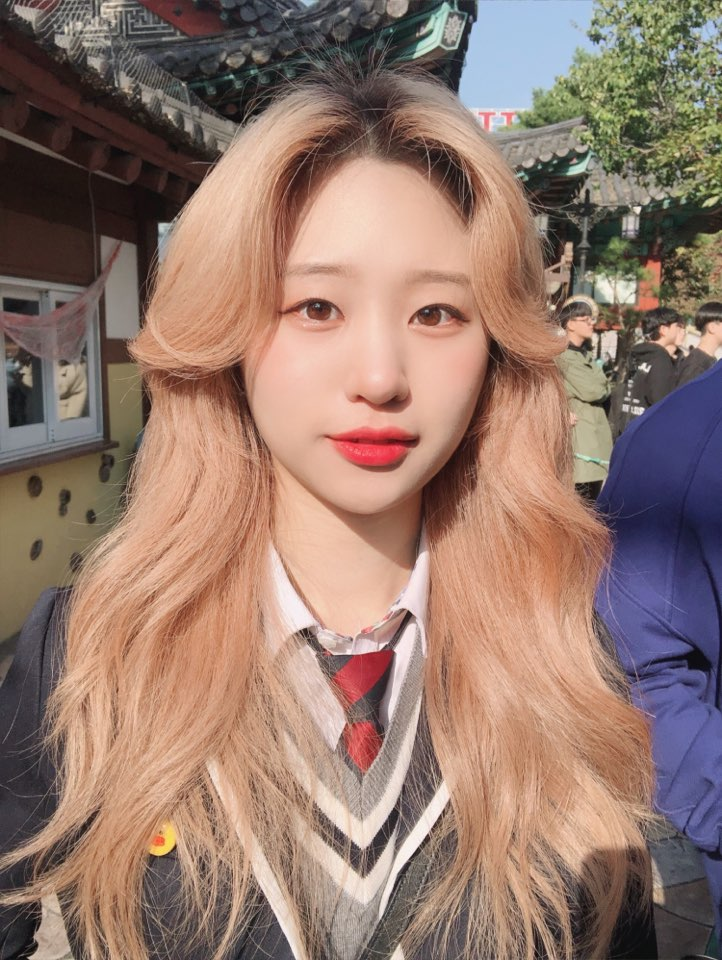
#> input picture people1.jpg, 722 x 960 px, found by its file name
$ jupyter execute --allow-errors Project_Final.ipynb
#> lines starting #> are read from the running program, lines starting #| are printed output that depends on the picture
[cell 1]
import numpy as np
import cv2

#영역 검출

face_cascade = cv2.CascadeClassifier('data/haarcascade_frontalface_default.xml')

eye_cascade = cv2.CascadeClassifier('data/haarcascade_eye.xml')

img = cv2.imread('img/people1.jpg') #people3 은 png
#> img is the input picture: shape (960, 722, 3); mean B, G, R 109, 121, 148.1
gray = cv2.cvtColor(img, cv2.COLOR_BGR2GRAY)
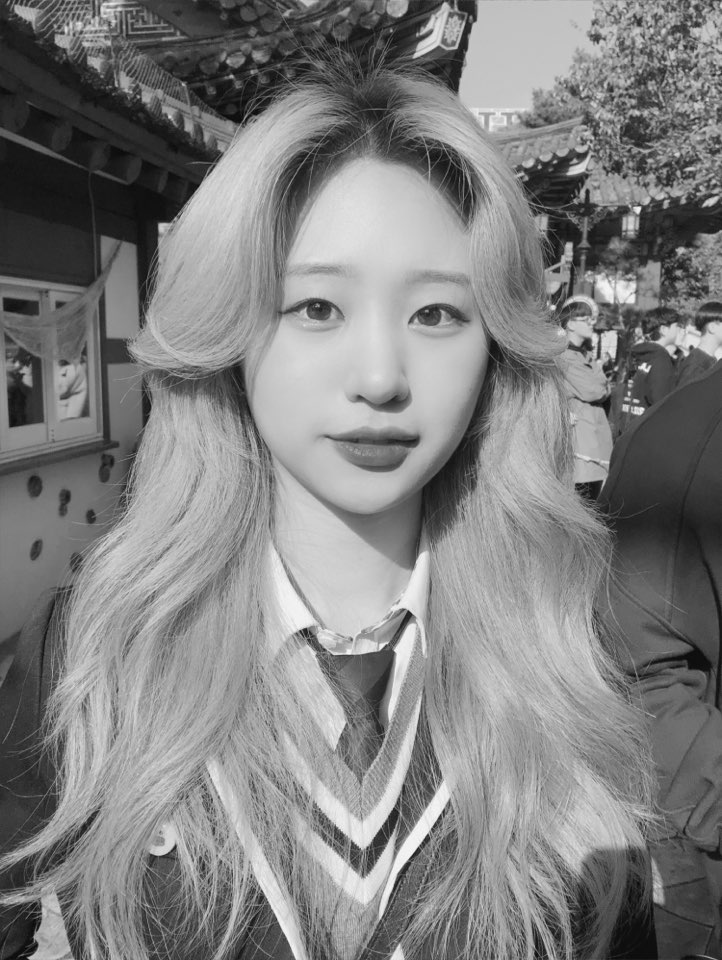
#> gray: shape (960, 722); min 2, max 250, mean 127.8

faces = face_cascade.detectMultiScale(gray)
#> faces = [[126, 404, 138, 138], [221, 193, 313, 313]]

temp1 = 0
real_x = 0
real_y = 0
real_w = 0

temp2 = 500
real_ex = 0
real_ey = 0

for (x,y,w,h) in faces:

    if(w > temp1):
        temp1 = w
        real_x = x
        real_y = y
        real_w = w

    roi = gray[y:y+h, x:x+w]
    eyes = eye_cascade.detectMultiScale(roi)

    for (ex,ey,ew,eh) in eyes:
        if(ex < temp2):
            temp2 = ex
            real_ex = ex
            real_ey = ey
#> this loop made 2 passes
#> (x, y, w, h, temp1, real_x, real_y, real_w) on pass 2: (221, 193, 313, 313, 313, 221, 193, 313)
#> (x, y, w, h, temp1, real_x, real_y, real_w) on pass 1: (126, 404, 138, 138, 138, 126, 404, 138)
#> pass 1, `roi = gray[y:y+h, x:x+w]`:
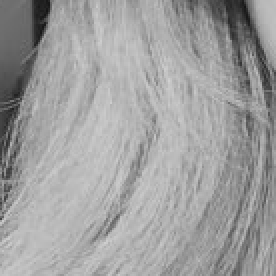
#> roi: shape (138, 138) (shown 2 times larger); min 20, max 209, mean 159.3
#> pass 2, `roi = gray[y:y+h, x:x+w]`:
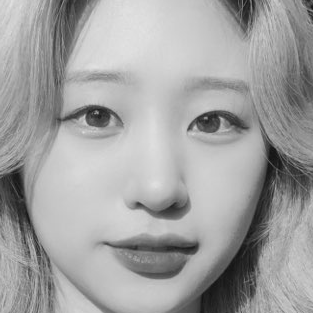
#> roi: shape (313, 313); min 17, max 227, mean 161.6
#> after the loop, real_ex = 59; real_ey = 83; real_w = 313; real_x = 221; real_y = 193; temp1 = 313; temp2 = 59


img_show = img.copy()
img_show = cv2.resize(img_show, (0,0), fx=0.5, fy=0.5)
cv2.imshow('Basic', img_show)

print("real x :", real_x)
#| real x : 221
print("real_y :", real_y)
#| real_y : 193
print("real_w :", real_w)
#| real_w : 313
print("real_ex :", real_ex)
#| real_ex : 59
print("real_ey :", real_ey)
#| real_ey : 83
#> (key Esc is pressed here)


#눈 합성

a = [
    "img/add1.png",
    "img/add2.png",
    "img/add3.png",
    "img/add4.png",
    "img/add5.png",
    "img/add6.png",
    "img/add7.png",
    "img/add8.png"
]
i = 0

#> (the rest of this cell did not finish here and is left out)

$ run again, with people0.jpg copied over people1.jpg
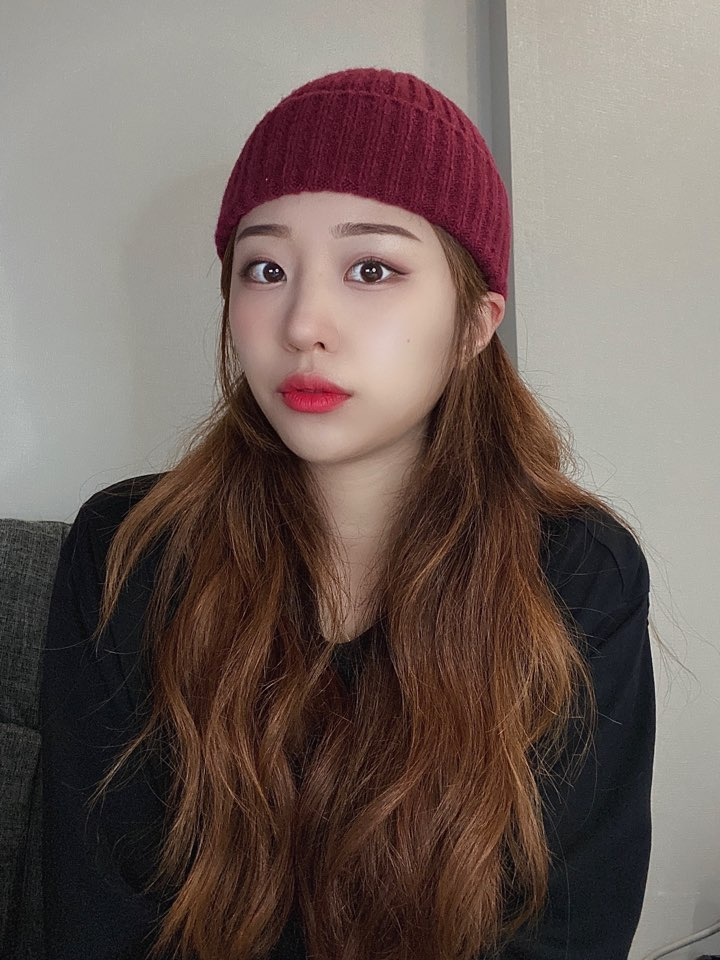
#> input picture people0.jpg, 720 x 960 px, found by its file name
#> img is the input picture: shape (960, 720, 3); mean B, G, R 91.9, 97.6, 112.2
#> `gray = cv2.cvtColor(img, cv2.COLOR_BGR2GRAY)`:
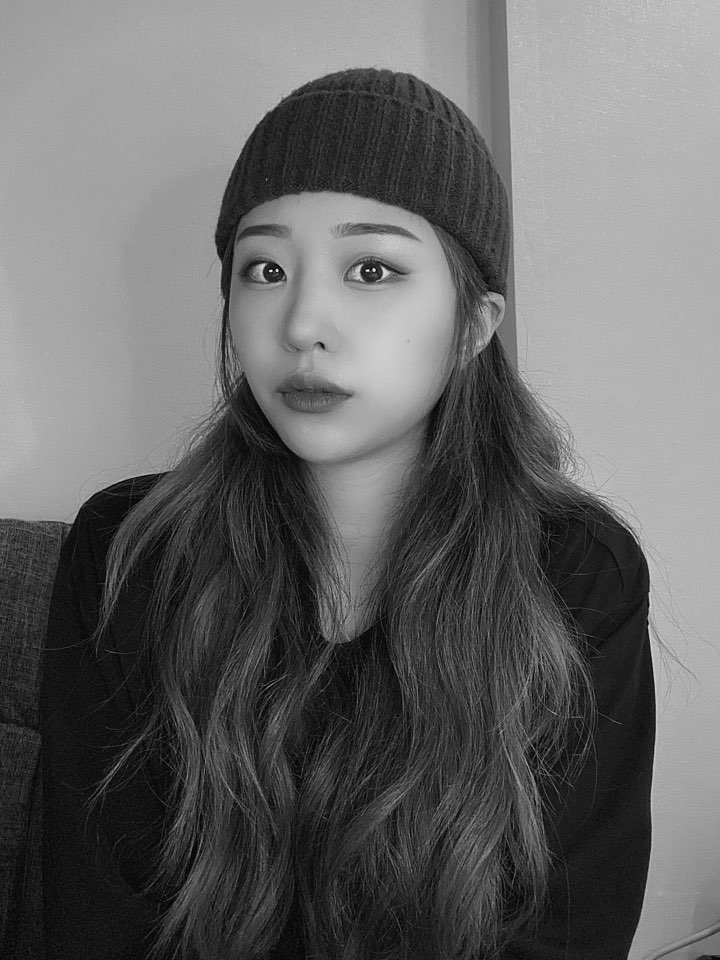
#> gray: shape (960, 720); min 0, max 251, mean 101.3
#> faces = [[329, 545, 46, 46], [178, 169, 282, 282]]
#> the loop `for (x,y,w,h) in faces: ` made 2 passes
#> (x, y, w, h, temp1, real_x, real_y, real_w) on passes 1 to 2: (329, 545, 46, 46, 46, 329, 545, 46), (178, 169, 282, 282, 282, 178, 169, 282)
#> pass 2, `roi = gray[y:y+h, x:x+w]`:
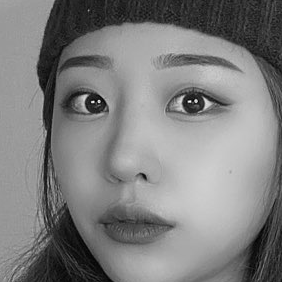
#> roi: shape (282, 282); min 3, max 251, mean 126.9
#> after the loop `for (x,y,w,h) in faces:`: real_ex = 56; real_ey = 70; real_w = 282; real_x = 178; real_y = 169; temp1 = 282; temp2 = 56
#| real x : 178
#| real_y : 169
#| real_w : 282
#| real_ex : 56
#| real_ey : 70

$ run again, with people10.jpg copied over people1.jpg
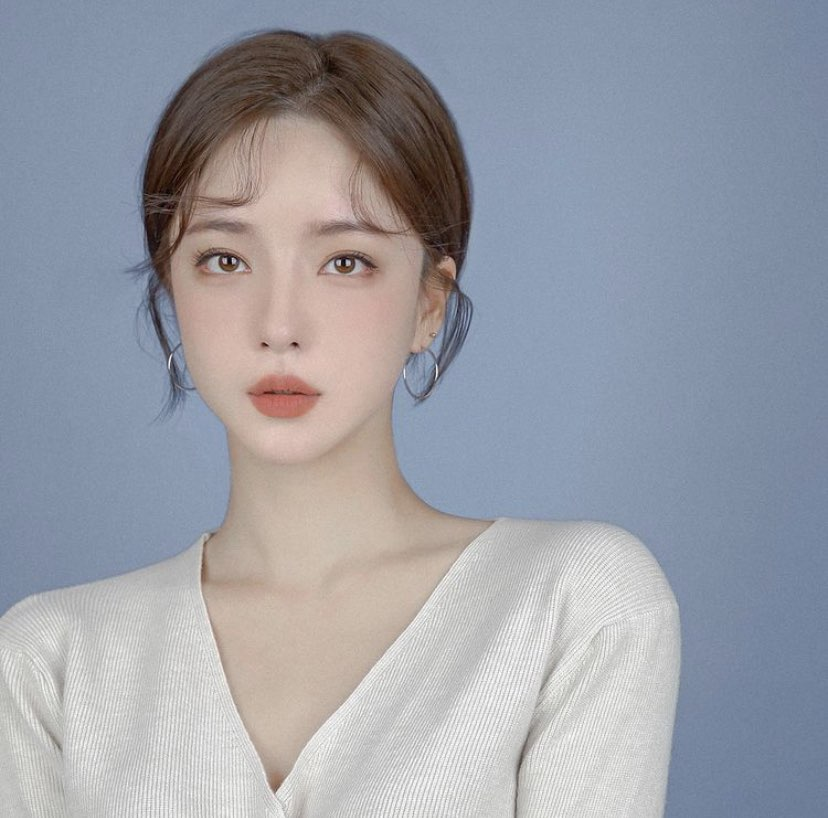
#> input picture people10.jpg, 828 x 818 px, found by its file name
#> img is the input picture: shape (818, 828, 3); mean B, G, R 166.7, 157.7, 154.7
#> `gray = cv2.cvtColor(img, cv2.COLOR_BGR2GRAY)`:
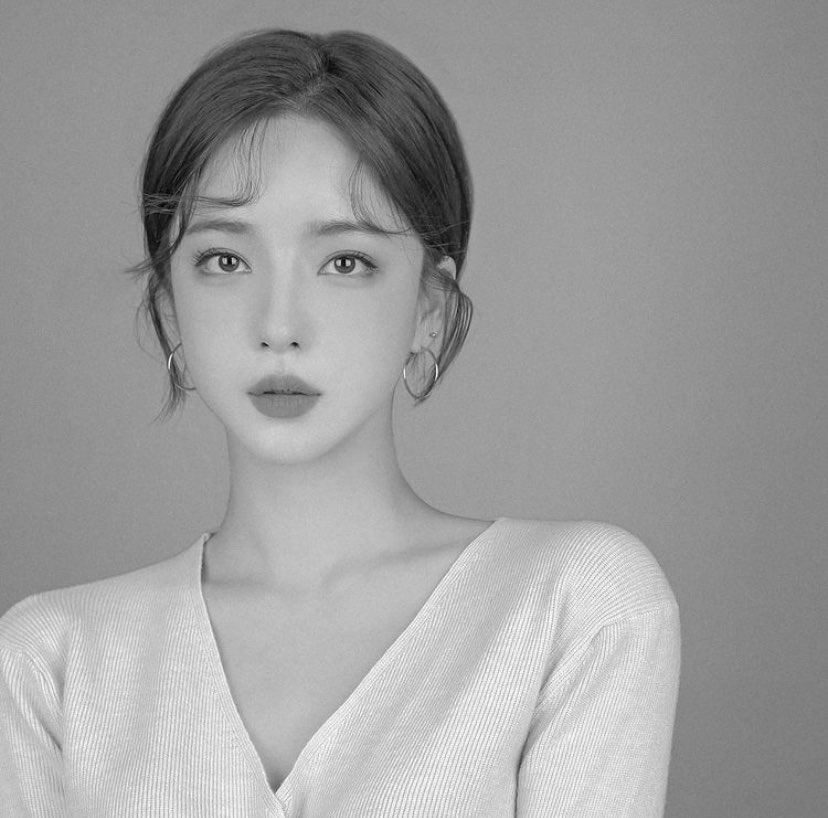
#> gray: shape (818, 828); min 3, max 255, mean 157.9
#> faces = [[117, 135, 341, 341], [196, 485, 241, 241]]
#> the loop `for (x,y,w,h) in faces: ` made 2 passes
#> (x, y, w, h, temp1, real_x, real_y, real_w) on pass 1: (117, 135, 341, 341, 341, 117, 135, 341)
#> pass 2, `roi = gray[y:y+h, x:x+w]`:
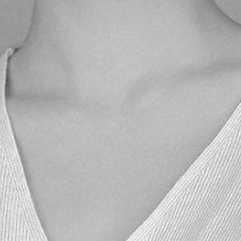
#> roi: shape (241, 241); min 82, max 254, mean 185.1
#> after the loop `for (x,y,w,h) in faces:`: real_ex = 70; real_ey = 93; real_w = 341; real_x = 117; real_y = 135; temp1 = 341; temp2 = 70
#| real x : 117
#| real_y : 135
#| real_w : 341
#| real_ex : 70
#| real_ey : 93

$ run again, with people11.jpg copied over people1.jpg
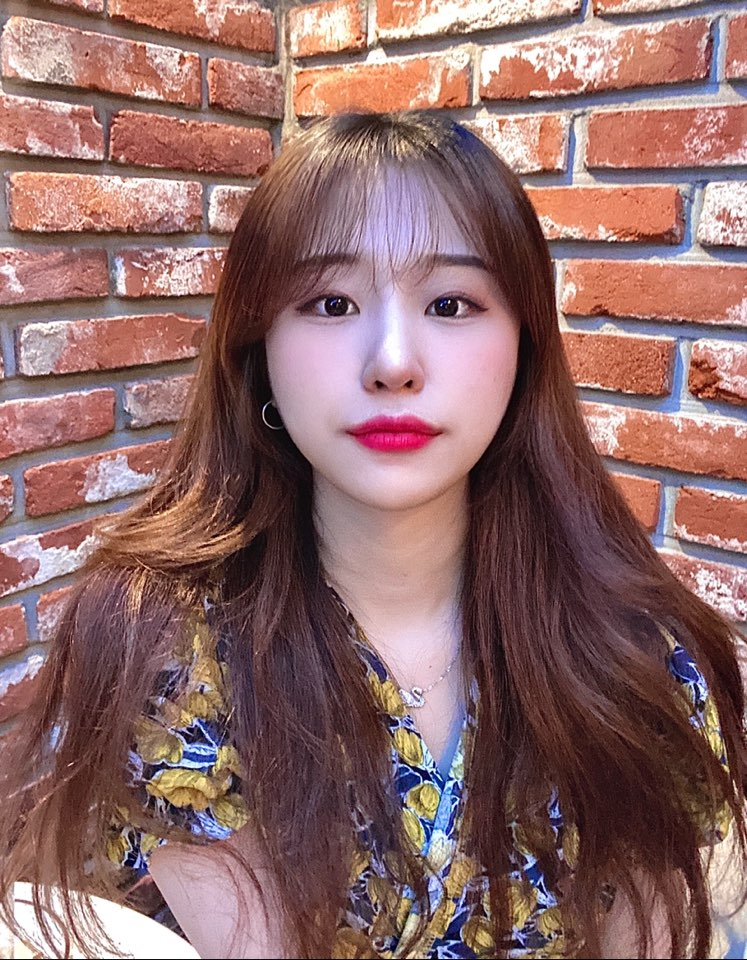
#> input picture people11.jpg, 747 x 960 px, found by its file name
#> img is the input picture: shape (960, 747, 3); mean B, G, R 104.7, 106, 142.3
#> faces = [[310, 448, 166, 166], [235, 191, 315, 315]]
#> the loop `for (x,y,w,h) in faces: ` made 2 passes
#> (x, y, w, h, temp1, real_x, real_y, real_w) on passes 1 to 2: (310, 448, 166, 166, 166, 310, 448, 166), (235, 191, 315, 315, 315, 235, 191, 315)
#> pass 1, `roi = gray[y:y+h, x:x+w]`:
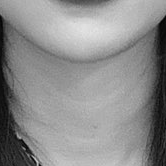
#> roi: shape (166, 166); min 4, max 229, mean 140.1
#> after the loop `for (x,y,w,h) in faces:`: real_ex = 63; real_ey = 80; real_w = 315; real_x = 235; real_y = 191; temp1 = 315; temp2 = 63
#> `img_show = cv2.resize(img_show, (0,0), fx=0.5, fy=0.5)`:
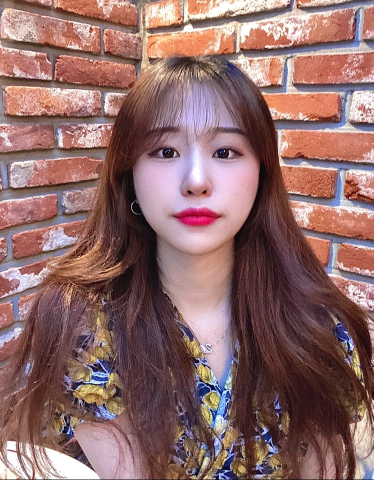
#> img_show: shape (480, 374, 3); mean B, G, R 104.9, 106.2, 142.5
#| real x : 235
#| real_y : 191
#| real_w : 315
#| real_ex : 63
#| real_ey : 80
